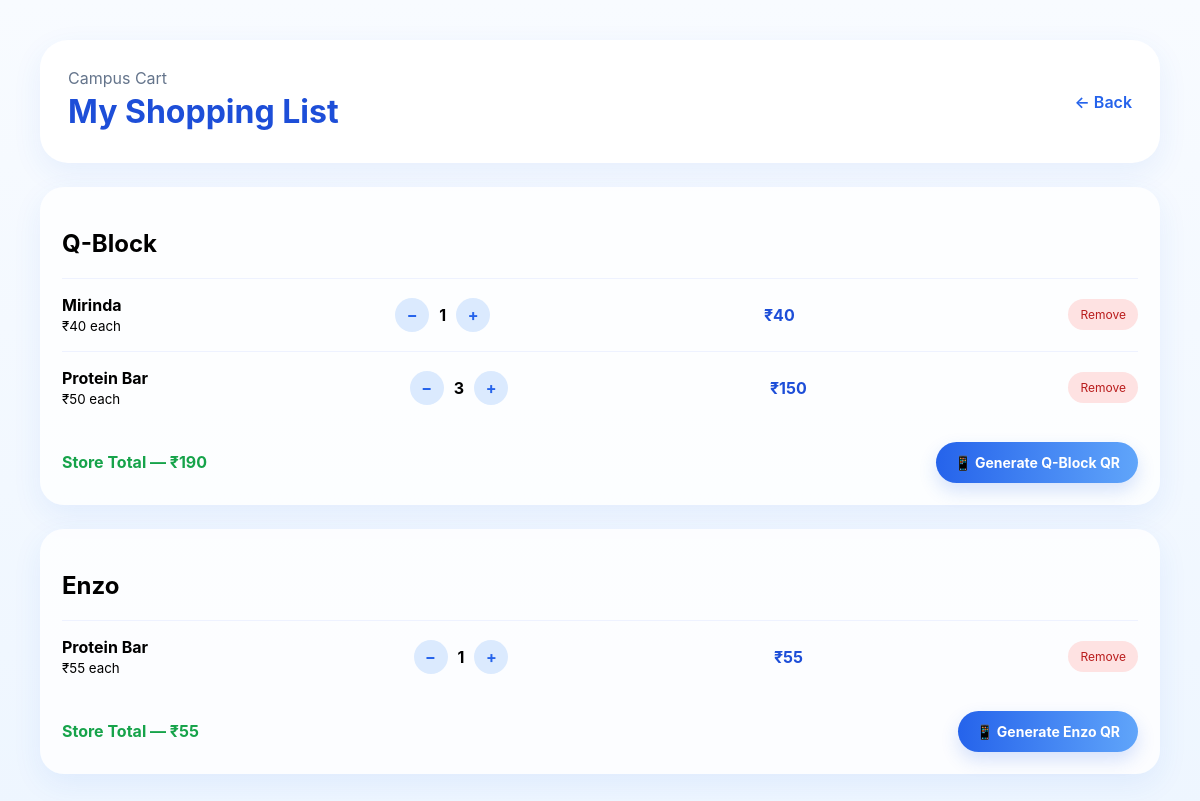
Page /list on the committed database.
### tables this page shows
CREATE TABLE cart (
    id INTEGER PRIMARY KEY AUTOINCREMENT,

    product_id INTEGER NOT NULL,
    shop_id INTEGER NOT NULL,

    quantity INTEGER DEFAULT 1,

    added_at TIMESTAMP DEFAULT CURRENT_TIMESTAMP,

    FOREIGN KEY (product_id) REFERENCES products(id),
    FOREIGN KEY (shop_id) REFERENCES shops(id)
);

CREATE TABLE shops (
    id INTEGER PRIMARY KEY,
    name TEXT NOT NULL UNIQUE
);

CREATE TABLE products (
    id INTEGER PRIMARY KEY,
    name TEXT NOT NULL,
    category TEXT NOT NULL
);

CREATE TABLE inventory (
    shop_id INTEGER,
    product_id INTEGER,
    stock INTEGER NOT NULL,
    price INTEGER NOT NULL,

    PRIMARY KEY (shop_id, product_id),

    FOREIGN KEY (shop_id) REFERENCES shops(id),
    FOREIGN KEY (product_id) REFERENCES products(id)
);

### app.py (the view)
@app.route("/list")
def shopping_list():
    conn = get_db_connection()
    rows = conn.execute("""
    SELECT
        cart.id AS cart_id,
        cart.shop_id,
        cart.product_id,
        products.name AS product_name,
        shops.name AS shop_name,
        inventory.price,
        cart.quantity

    FROM cart

    JOIN products
        ON cart.product_id = products.id

    JOIN shops
        ON cart.shop_id = shops.id

    JOIN inventory
        ON inventory.product_id = cart.product_id
       AND inventory.shop_id = cart.shop_id

""").fetchall()
    conn.close()
    grouped_cart = {}
    grand_total = 0
    for row in rows:
        shop = row["shop_name"]
        if shop not in grouped_cart:
            grouped_cart[shop] = {
            "shop_id": row["shop_id"],
            "items": [],
            "store_total": 0
        }
        total_price = row["price"] * row["quantity"]
        grouped_cart[shop]["items"].append({
            "cart_id": row["cart_id"],
            "product_name": row["product_name"],
            "price": row["price"],
            "quantity": row["quantity"],
            "total_price": total_price
        })
        grouped_cart[shop]["store_total"] += total_price
        grand_total += total_price
    return render_template(
        "list.html",
        grouped_cart=grouped_cart,
        grand_total=grand_total
    )

### app.py (called while the page is built)
def get_db_connection():
    conn = sqlite3.connect("campus_cart.db")
    conn.row_factory = sqlite3.Row
    return conn

### templates/list.html (shortened to what this page needs)
<!DOCTYPE html>
<html>
<head>
</head>
<body>
    <div class="top">
        <div>
            <p style="color:#64748b; margin:0;">Campus Cart</p>
            <h1 style="margin:4px 0; color:#1d4ed8;">
                My Shopping List
            </h1>
        </div>
        <a href="/" style="text-decoration:none; color:#2563eb; font-weight:600;">
            ← Back
        </a>
    </div>
    {% if grouped_cart %}
        {% for shop_name, shop in grouped_cart.items() %}
        <div class="store">
            <h2>{{ shop_name }}</h2>
            {% for item in shop["items"] %}
            <div class="item">
                <div>
                    <strong>{{ item.product_name }}</strong>
                    <br>
                    <small>₹{{ item.price }} each</small>
                </div>
                <div class="qty">
                    <a class="circle" href="/decrease/{{ item.cart_id }}">−</a>
                    <strong>{{ item.quantity }}</strong>
                    <a class="circle" href="/increase/{{ item.cart_id }}">+</a>
                </div>
                <strong style="color:#1d4ed8;">
                    ₹{{ item.total_price }}
                </strong>
                <a class="remove" href="/remove/{{ item.cart_id }}">
                    Remove
                </a>
            </div>
            {% endfor %}
            <div class="store-footer">
                <div class="store-total">
                    Store Total — ₹{{shop['store_total']}}
                </div>
                <a href="/generate_qr/{{shop['shop_id']}}" class="shop-qr-btn">
                    📱 Generate {{shop_name}} QR
                </a>
            </div>
        </div>
        {% endfor %}
    {% endif %}
</body>
</html>

### templates/list.html (style rules this page uses)
body { font-family: Inter, sans-serif; background: linear-gradient(180deg, #f8fbff, #eef6ff); padding: 32px; }
.top { display: flex; justify-content: space-between; align-items: center; background: white; padding: 28px; border-radius: 28px; box-shadow: 0 10px 30px rgba(37, 99, 235, 0.08); }
.store { background: rgba(255, 255, 255, 0.82); padding: 22px; border-radius: 24px; margin-top: 24px; box-shadow: 0 10px 30px rgba(37, 99, 235, 0.08); }
.item { display: flex; justify-content: space-between; align-items: center; padding: 16px 0; border-top: 1px solid #eef2ff; }
.qty { display: flex; align-items: center; gap: 10px; }
.circle { width: 34px; height: 34px; border-radius: 50%; background: #dbeafe; display: grid; place-items: center; color: #2563eb; font-weight: 700; text-decoration: none; }
.remove { background: #fee2e2; color: #b91c1c; padding: 8px 12px; border-radius: 999px; text-decoration: none; font-size: 12px; }
.store-footer { margin-top:18px; display:flex; justify-content:space-between; align-items:center; gap:14px; flex-wrap:wrap; }
.store-total { font-weight:700; color:#16A34A; font-size:16px; }
.shop-qr-btn { text-decoration:none; padding:12px 18px; border-radius:999px; background:linear-gradient(90deg,#2563EB,#60A5FA); color:white; font-weight:700; font-size:14px; box-shadow:0 8px 18px rgba(37,99,235,.18); transition:.25s ease; }

### rows in the picture
cart: name "Q-Block", product_name "Mirinda", price "40", quantity "1", total_price "40", store_total "190"
cart: product_name "Protein Bar", price "50", quantity "3", total_price "150"
cart: name "Enzo", product_name "Protein Bar", price "55", quantity "1", total_price "55", store_total "55"
